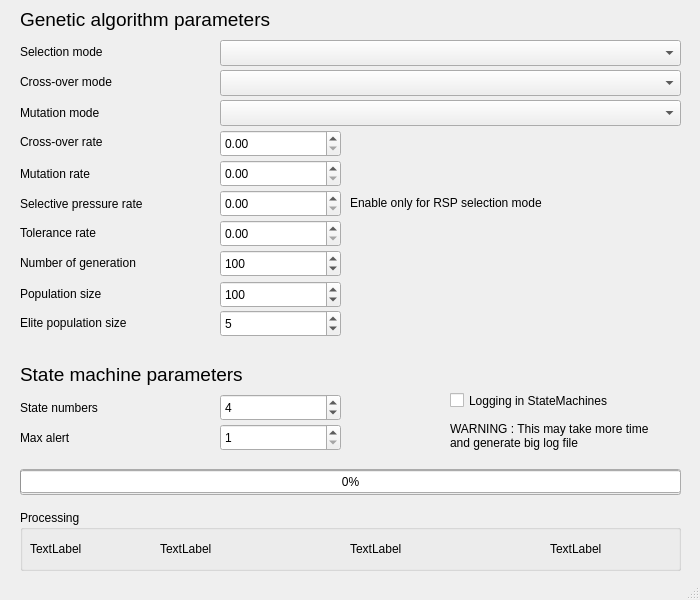
<?xml version="1.0" encoding="UTF-8"?>
<ui version="4.0">
 <class>ParameterWindow</class>
 <widget class="QMainWindow" name="ParameterWindow">
  <property name="geometry">
   <rect>
    <x>0</x>
    <y>0</y>
    <width>700</width>
    <height>600</height>
   </rect>
  </property>
  <property name="minimumSize">
   <size>
    <width>700</width>
    <height>600</height>
   </size>
  </property>
  <property name="maximumSize">
   <size>
    <width>700</width>
    <height>600</height>
   </size>
  </property>
  <property name="windowTitle">
   <string>Mega Machine Evolution - Parameters</string>
  </property>
  <widget class="QWidget" name="centralwidget">
   <widget class="QLabel" name="label">
    <property name="geometry">
     <rect>
      <x>20</x>
      <y>4</y>
      <width>351</width>
      <height>31</height>
     </rect>
    </property>
    <property name="font">
     <font>
      <pointsize>14</pointsize>
     </font>
    </property>
    <property name="text">
     <string>Genetic algorithm parameters</string>
    </property>
   </widget>
   <widget class="QLabel" name="label_2">
    <property name="geometry">
     <rect>
      <x>20</x>
      <y>43</y>
      <width>191</width>
      <height>18</height>
     </rect>
    </property>
    <property name="text">
     <string>Selection mode</string>
    </property>
   </widget>
   <widget class="QLabel" name="label_3">
    <property name="geometry">
     <rect>
      <x>20</x>
      <y>73</y>
      <width>191</width>
      <height>18</height>
     </rect>
    </property>
    <property name="text">
     <string>Cross-over mode</string>
    </property>
   </widget>
   <widget class="QLabel" name="label_4">
    <property name="geometry">
     <rect>
      <x>20</x>
      <y>104</y>
      <width>191</width>
      <height>18</height>
     </rect>
    </property>
    <property name="text">
     <string>Mutation mode</string>
    </property>
   </widget>
   <widget class="QLabel" name="label_6">
    <property name="geometry">
     <rect>
      <x>20</x>
      <y>133</y>
      <width>191</width>
      <height>18</height>
     </rect>
    </property>
    <property name="text">
     <string>Cross-over rate</string>
    </property>
   </widget>
   <widget class="QLabel" name="label_7">
    <property name="geometry">
     <rect>
      <x>20</x>
      <y>195</y>
      <width>191</width>
      <height>18</height>
     </rect>
    </property>
    <property name="text">
     <string>Selective pressure rate</string>
    </property>
   </widget>
   <widget class="QLabel" name="label_8">
    <property name="geometry">
     <rect>
      <x>20</x>
      <y>165</y>
      <width>191</width>
      <height>18</height>
     </rect>
    </property>
    <property name="text">
     <string>Mutation rate</string>
    </property>
   </widget>
   <widget class="QLabel" name="label_9">
    <property name="geometry">
     <rect>
      <x>20</x>
      <y>224</y>
      <width>191</width>
      <height>18</height>
     </rect>
    </property>
    <property name="text">
     <string>Tolerance rate</string>
    </property>
   </widget>
   <widget class="QComboBox" name="cmbSelectionMode">
    <property name="geometry">
     <rect>
      <x>220</x>
      <y>40</y>
      <width>461</width>
      <height>26</height>
     </rect>
    </property>
   </widget>
   <widget class="QComboBox" name="cmbCrossOverMode">
    <property name="geometry">
     <rect>
      <x>220</x>
      <y>70</y>
      <width>461</width>
      <height>26</height>
     </rect>
    </property>
   </widget>
   <widget class="QComboBox" name="cmbMutationMode">
    <property name="geometry">
     <rect>
      <x>220</x>
      <y>100</y>
      <width>461</width>
      <height>26</height>
     </rect>
    </property>
   </widget>
   <widget class="QDoubleSpinBox" name="dsbCrossOverRate">
    <property name="geometry">
     <rect>
      <x>220</x>
      <y>130</y>
      <width>121</width>
      <height>27</height>
     </rect>
    </property>
    <property name="maximum">
     <double>1.000000000000000</double>
    </property>
    <property name="singleStep">
     <double>0.100000000000000</double>
    </property>
   </widget>
   <widget class="QDoubleSpinBox" name="dsbMutationRate">
    <property name="geometry">
     <rect>
      <x>220</x>
      <y>160</y>
      <width>121</width>
      <height>27</height>
     </rect>
    </property>
    <property name="maximum">
     <double>1.000000000000000</double>
    </property>
    <property name="singleStep">
     <double>0.100000000000000</double>
    </property>
   </widget>
   <widget class="QDoubleSpinBox" name="dsbSpRate">
    <property name="geometry">
     <rect>
      <x>220</x>
      <y>190</y>
      <width>121</width>
      <height>27</height>
     </rect>
    </property>
   </widget>
   <widget class="QDoubleSpinBox" name="dsbToleranceRate">
    <property name="geometry">
     <rect>
      <x>220</x>
      <y>220</y>
      <width>121</width>
      <height>27</height>
     </rect>
    </property>
   </widget>
   <widget class="QLabel" name="label_5">
    <property name="geometry">
     <rect>
      <x>20</x>
      <y>359</y>
      <width>351</width>
      <height>31</height>
     </rect>
    </property>
    <property name="font">
     <font>
      <pointsize>14</pointsize>
     </font>
    </property>
    <property name="text">
     <string>State machine parameters</string>
    </property>
   </widget>
   <widget class="QLabel" name="label_10">
    <property name="geometry">
     <rect>
      <x>20</x>
      <y>399</y>
      <width>191</width>
      <height>18</height>
     </rect>
    </property>
    <property name="text">
     <string>State numbers</string>
    </property>
   </widget>
   <widget class="QSpinBox" name="sbStateNumbers">
    <property name="geometry">
     <rect>
      <x>220</x>
      <y>394</y>
      <width>121</width>
      <height>27</height>
     </rect>
    </property>
    <property name="minimum">
     <number>1</number>
    </property>
    <property name="value">
     <number>4</number>
    </property>
   </widget>
   <widget class="QPushButton" name="btnRun">
    <property name="geometry">
     <rect>
      <x>20</x>
      <y>469</y>
      <width>661</width>
      <height>26</height>
     </rect>
    </property>
    <property name="text">
     <string>Run Simulation</string>
    </property>
   </widget>
   <widget class="QSpinBox" name="sbGenerationNumber">
    <property name="geometry">
     <rect>
      <x>220</x>
      <y>250</y>
      <width>121</width>
      <height>27</height>
     </rect>
    </property>
    <property name="minimum">
     <number>1</number>
    </property>
    <property name="maximum">
     <number>1000</number>
    </property>
    <property name="value">
     <number>100</number>
    </property>
   </widget>
   <widget class="QLabel" name="label_11">
    <property name="geometry">
     <rect>
      <x>20</x>
      <y>254</y>
      <width>191</width>
      <height>18</height>
     </rect>
    </property>
    <property name="text">
     <string>Number of generation</string>
    </property>
   </widget>
   <widget class="QLabel" name="label_13">
    <property name="geometry">
     <rect>
      <x>20</x>
      <y>285</y>
      <width>191</width>
      <height>18</height>
     </rect>
    </property>
    <property name="text">
     <string>Population size</string>
    </property>
   </widget>
   <widget class="QSpinBox" name="sbPopulationSize">
    <property name="geometry">
     <rect>
      <x>220</x>
      <y>281</y>
      <width>121</width>
      <height>27</height>
     </rect>
    </property>
    <property name="minimum">
     <number>1</number>
    </property>
    <property name="maximum">
     <number>1000</number>
    </property>
    <property name="value">
     <number>100</number>
    </property>
   </widget>
   <widget class="QLabel" name="label_12">
    <property name="geometry">
     <rect>
      <x>20</x>
      <y>429</y>
      <width>191</width>
      <height>18</height>
     </rect>
    </property>
    <property name="text">
     <string>Max alert</string>
    </property>
   </widget>
   <widget class="QSpinBox" name="sbMaxAlert">
    <property name="geometry">
     <rect>
      <x>220</x>
      <y>424</y>
      <width>121</width>
      <height>27</height>
     </rect>
    </property>
    <property name="minimum">
     <number>1</number>
    </property>
    <property name="maximum">
     <number>1000</number>
    </property>
    <property name="value">
     <number>1</number>
    </property>
   </widget>
   <widget class="QProgressBar" name="pgbGeneration">
    <property name="geometry">
     <rect>
      <x>20</x>
      <y>470</y>
      <width>661</width>
      <height>23</height>
     </rect>
    </property>
    <property name="value">
     <number>0</number>
    </property>
   </widget>
   <widget class="QLabel" name="label_14">
    <property name="geometry">
     <rect>
      <x>350</x>
      <y>194</y>
      <width>331</width>
      <height>18</height>
     </rect>
    </property>
    <property name="text">
     <string>Enable only for RSP selection mode</string>
    </property>
   </widget>
   <widget class="QSpinBox" name="sbElitePopulationSize">
    <property name="geometry">
     <rect>
      <x>220</x>
      <y>310</y>
      <width>121</width>
      <height>27</height>
     </rect>
    </property>
    <property name="minimum">
     <number>1</number>
    </property>
    <property name="maximum">
     <number>1000</number>
    </property>
    <property name="value">
     <number>5</number>
    </property>
   </widget>
   <widget class="QLabel" name="label_15">
    <property name="geometry">
     <rect>
      <x>20</x>
      <y>314</y>
      <width>191</width>
      <height>18</height>
     </rect>
    </property>
    <property name="text">
     <string>Elite population size</string>
    </property>
   </widget>
   <widget class="QCheckBox" name="cbLogMachines">
    <property name="geometry">
     <rect>
      <x>450</x>
      <y>390</y>
      <width>181</width>
      <height>21</height>
     </rect>
    </property>
    <property name="text">
     <string>Logging in StateMachines</string>
    </property>
   </widget>
   <widget class="QLabel" name="label_16">
    <property name="geometry">
     <rect>
      <x>450</x>
      <y>420</y>
      <width>221</width>
      <height>31</height>
     </rect>
    </property>
    <property name="text">
     <string>WARNING : This may take more time and generate big log file</string>
    </property>
    <property name="scaledContents">
     <bool>false</bool>
    </property>
    <property name="wordWrap">
     <bool>true</bool>
    </property>
   </widget>
   <widget class="QGroupBox" name="LiveState">
    <property name="geometry">
     <rect>
      <x>20</x>
      <y>510</y>
      <width>661</width>
      <height>61</height>
     </rect>
    </property>
    <property name="title">
     <string>Processing</string>
    </property>
    <widget class="QLabel" name="CurrentGen">
     <property name="geometry">
      <rect>
       <x>10</x>
       <y>30</y>
       <width>111</width>
       <height>17</height>
      </rect>
     </property>
     <property name="text">
      <string>TextLabel</string>
     </property>
    </widget>
    <widget class="QLabel" name="MaxFitness">
     <property name="geometry">
      <rect>
       <x>140</x>
       <y>30</y>
       <width>171</width>
       <height>17</height>
      </rect>
     </property>
     <property name="text">
      <string>TextLabel</string>
     </property>
    </widget>
    <widget class="QLabel" name="MeanFitness">
     <property name="geometry">
      <rect>
       <x>330</x>
       <y>30</y>
       <width>161</width>
       <height>17</height>
      </rect>
     </property>
     <property name="text">
      <string>TextLabel</string>
     </property>
    </widget>
    <widget class="QLabel" name="CurrentAnalysis">
     <property name="geometry">
      <rect>
       <x>530</x>
       <y>30</y>
       <width>121</width>
       <height>17</height>
      </rect>
     </property>
     <property name="text">
      <string>TextLabel</string>
     </property>
    </widget>
   </widget>
  </widget>
  <widget class="QStatusBar" name="statusbar"/>
 </widget>
 <resources/>
 <connections/>
</ui>
